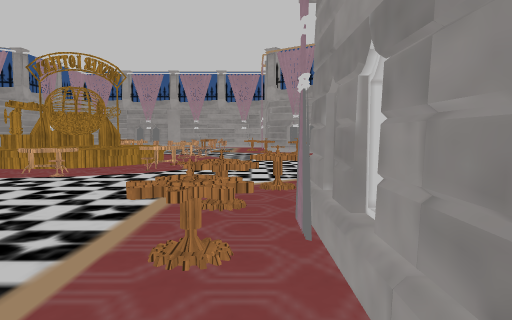
view 1 (above)

24 first-person views from a walk through a 3-D level made in the Unity game engine. The camera is 1.4 m above the floor, tilts 4° down and sees 70° across. Doors are open. The floor is counted in squares, 1 m on a side. Each view is taken from the middle of a square. On the plan, view 1 faces up. The plan holds only what a view shows up to about 16 squares ahead; the rest is blank. The place goes on beyond the plan. Some surface patterns are stand-ins.

view 2
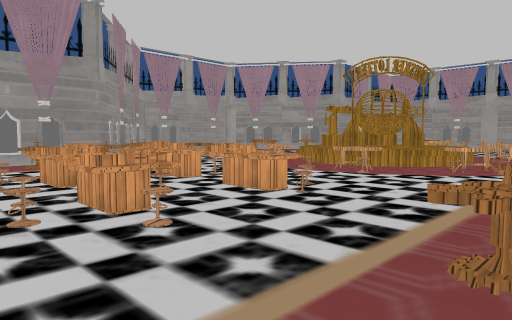

view 3
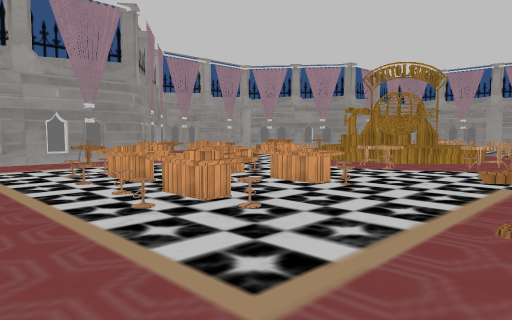

view 4
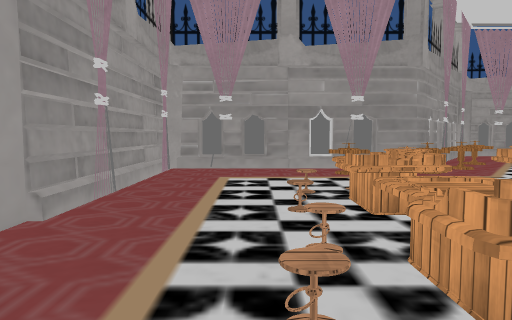

view 5
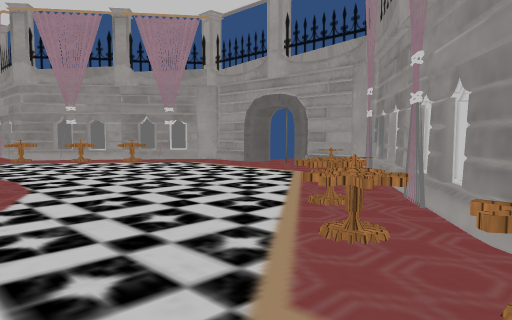

view 6
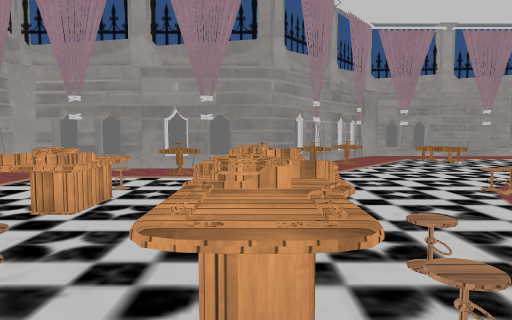

view 7
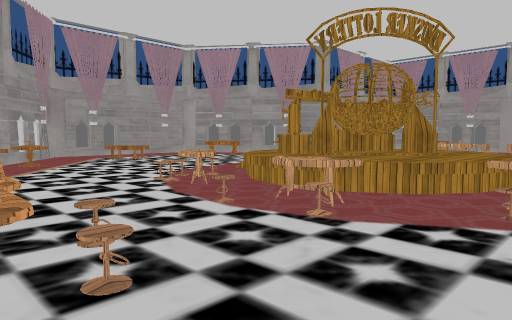

view 8
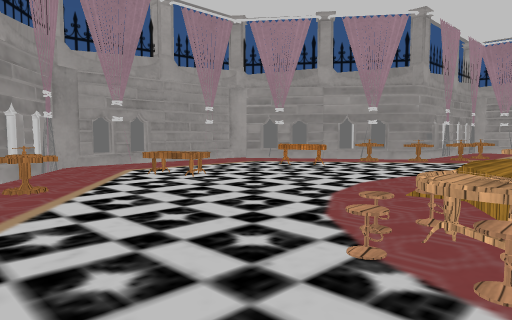

view 9
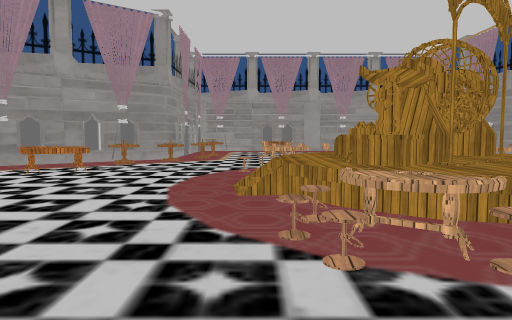

view 10
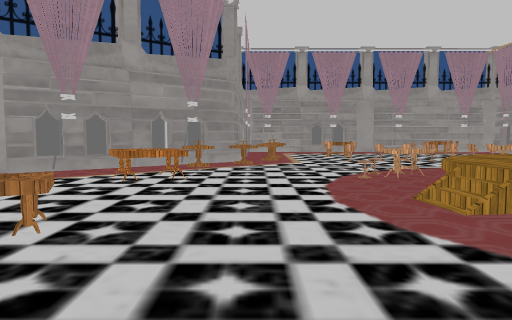

view 11
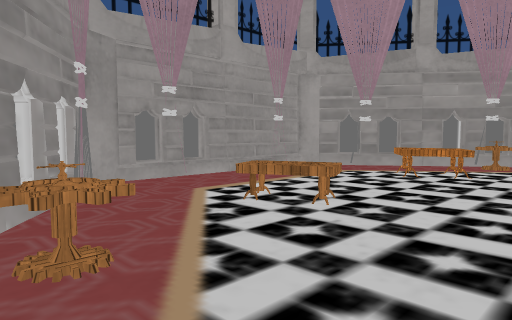

view 12
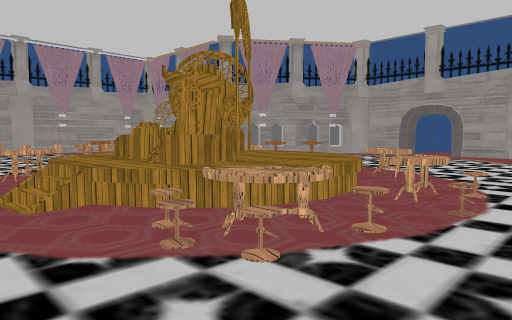

view 13
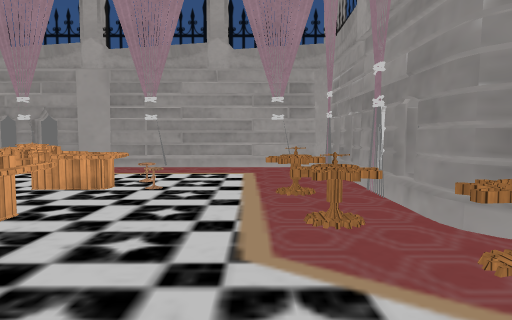

view 14
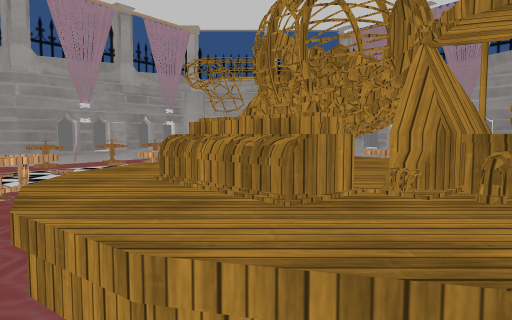

view 15
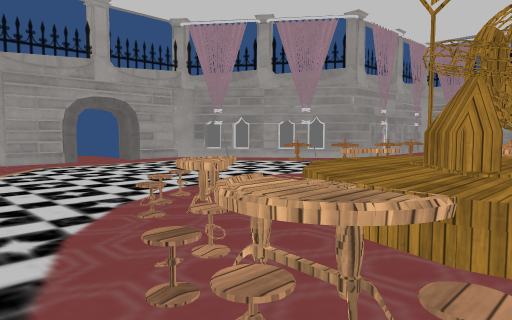

view 16
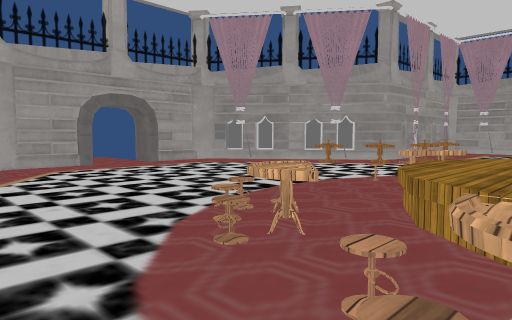

view 17
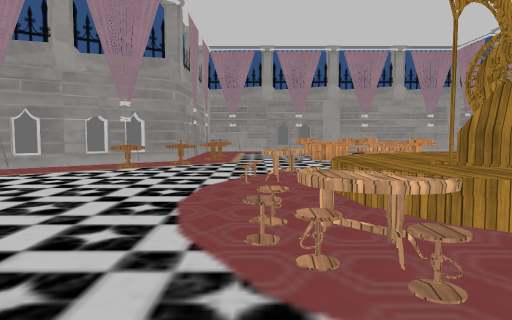

view 18
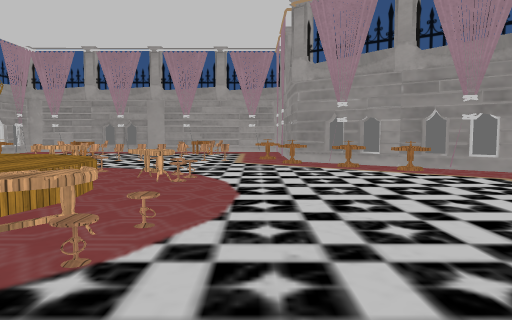

view 19
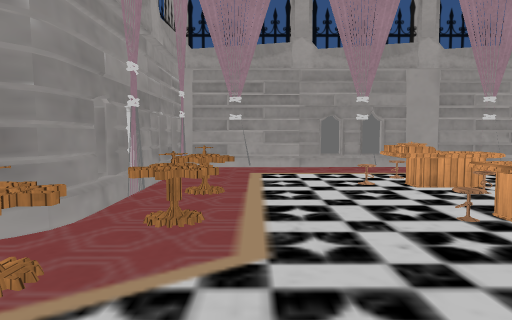

view 20
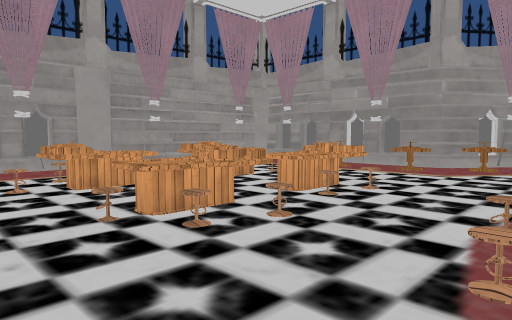

view 21
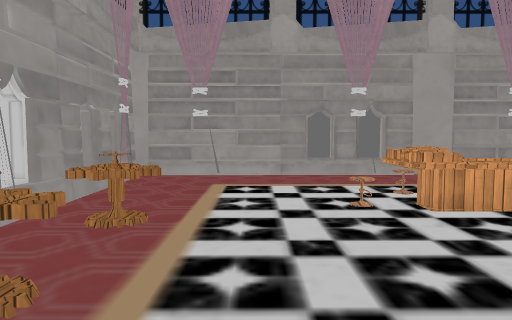

view 22
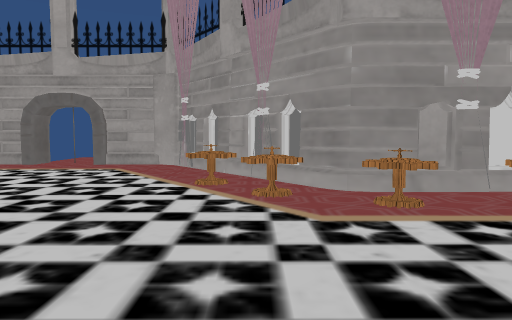

view 23
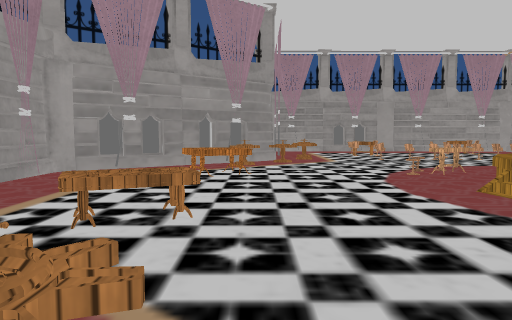

view 24
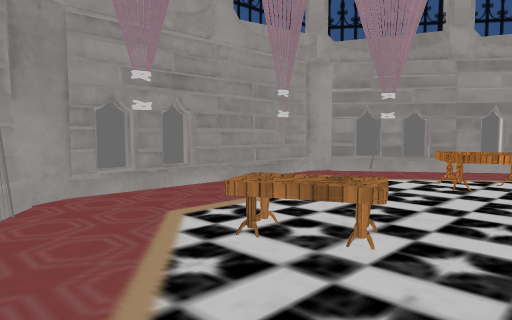

### Floor plan
Key: @ floor where view 1 was taken; # wall or solid block; . main floor; : floor 0.75 m higher than the main floor; + floor 1 m higher than the main floor; / step, stairs or slope; = window, fence, low wall or low ledge; v drop or lower ground; T table; O other object.
Columns run from 28 left of view 1 to 8 right of it. Each row starts with its distance up from view 1.
 27    ###.TT.......  . ...........TT###
 26   ##............... O............TT##
 25  ###..............OOOO...........TT #
 24 ##.............TT..TTO.OO............
 23 #......T......TTTv=#=..TOO...........
 22 ##  ..TTT.......=:::::=.TO...........
 21 ##. ..T........=::###::..O...........
 20 #..............::=###::=.............
 19 #.............=::####::=.............
 18 #............./::####::=.............
 17 ##....TT......//###::::=T............
 16 # ...TTT........ #::::=.TT...........
 15 #....T.........O.:::::.TTO...........
 14 ##.............OT...TT...............
 13  ###...........OTT..TT.............##
 12    #...T........O..O..........TT...#
 11    ###TT......................TT.###
 10      ###.T..................TT ###
  9       ##.TT.................TT##
  8        ###TT....+.T.TTT....TT##
  7          #TT....+:T.TTT....TT#
  6          #.......vv.TTT......#
  5          #.T...............T.#
  4          #TTT...TTT.TTT....TT#
  3          #......TTT.TTTO.....#
  2          #..........TTT......#
  1          #...................#
  0          #..................@#
 -1          #...................#
 -2          #......##...# ......#
 -3          #####################

Positions as (right, up) in squares from view 1, and headings:
1: (0, 0), facing up
2: (0, 0), facing up-left
3: (0, -2), facing up-left
4: (-4, 1), facing left
5: (-4, 7), facing up-right
6: (-4, 7), facing left
7: (-3, 7), facing up-left
8: (-11, 9), facing up-left
9: (-14, 9), facing up
10: (-18, 11), facing up
11: (-17, 10), facing up-left
12: (-16, 10), facing up-right
13: (-16, 13), facing down
14: (-15, 20), facing right
15: (-10, 27), facing down-right
16: (-8, 27), facing down-right
17: (-3, 27), facing down
18: (-1, 11), facing up
19: (-2, 13), facing down
20: (-3, 13), facing down-left
21: (-3, 10), facing down
22: (-8, 10), facing right
23: (-20, 10), facing up
24: (-19, 12), facing up-left
